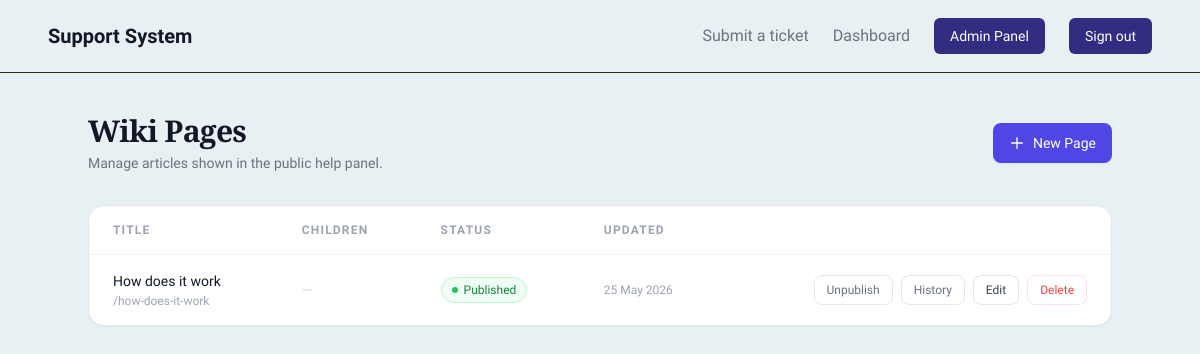
Page /wiki/ (signed in) on the committed database.
### models/wiki.py (models this page shows)
class WikiPage(db.Model):
    __tablename__ = 'wiki_pages'
    id = db.Column(db.Integer, primary_key=True)
    title = db.Column(db.String(200), nullable=False)
    slug = db.Column(db.String(200), unique=True, nullable=False)
    body = db.Column(db.Text, nullable=False)
    parent_id = db.Column(db.Integer, db.ForeignKey('wiki_pages.id'), nullable=True)
    created_by = db.Column(db.Integer, db.ForeignKey('users.id'), nullable=False)
    updated_by = db.Column(db.Integer, db.ForeignKey('users.id'), nullable=True)
    created_at = db.Column(db.DateTime, default=datetime.utcnow)
    updated_at = db.Column(db.DateTime, default=datetime.utcnow, onupdate=datetime.utcnow)
    is_published = db.Column(db.Boolean, default=False)
    children = db.relationship('WikiPage', backref=db.backref('parent', remote_side=[id]), lazy=True)
    history = db.relationship('WikiPageHistory', backref='page', lazy=True)

### routes/wiki.py (the view)
@wiki_bp.route('/')
@login_required
@require_permission('Wiki', 'can_view')
def index():
    pages = WikiPage.query.filter_by(parent_id=None).order_by(WikiPage.title).all()
    return render_template('wiki/index.html', pages=pages)

### app.py (called while the page is built)
@app.after_request
def add_no_cache(response):
    response.headers['Cache-Control'] = 'no-cache, no-store, must-revalidate'
    response.headers['Pragma'] = 'no-cache'
    response.headers['Expires'] = '0'
    return response

### routes/wiki.py (called while the page is built)
@wiki_bp.context_processor
def wiki_permissions():
    if not current_user.is_authenticated:
        return dict(wiki_perm=None)
    if current_user.is_superadmin:
        class _All:
            can_view = can_create = can_edit = can_delete = True
        return dict(wiki_perm=_All())
    perm = UserPermission.query.filter_by(
        user_id=current_user.id, module='Wiki'
    ).first()
    return dict(wiki_perm=perm)

### templates/wiki/index.html (shortened to what this page needs)
{% extends "base.html" %}
{% block content %}
<div class="min-h-screen py-10 px-4 sm:px-6 lg:px-8">
  <div class="max-w-5xl mx-auto">
    <div class="flex items-center justify-between mb-8">
      <div>
        <h1 class="text-3xl font-bold font-serif text-gray-900 tracking-tight">Wiki Pages</h1>
        <p class="mt-1 text-sm text-gray-500">Manage articles shown in the public help panel.</p>
      </div>
      {% if wiki_perm and wiki_perm.can_create %}
        <a href="{{ url_for('wiki.create') }}"
           class="inline-flex items-center gap-2 bg-indigo-600 hover:bg-indigo-700 text-white text-sm font-medium px-4 py-2.5 rounded-lg transition shadow-sm">
          <svg class="w-4 h-4" fill="none" stroke="currentColor" viewBox="0 0 24 24">
            <path stroke-linecap="round" stroke-linejoin="round" stroke-width="2" d="M12 4v16m8-8H4"/>
          </svg>
          New Page
        </a>
      {% endif %}
    </div>
    {% if pages %}
      <div class="bg-white border border-gray-200 rounded-2xl shadow-sm overflow-hidden">
        <table class="w-full text-sm">
          <thead>
            <tr class="border-b border-gray-100 text-xs uppercase tracking-widest text-gray-400">
              <th class="text-left px-6 py-4 font-semibold">Title</th>
              <th class="text-left px-6 py-4 font-semibold">Children</th>
              <th class="text-left px-6 py-4 font-semibold">Status</th>
              <th class="text-left px-6 py-4 font-semibold">Updated</th>
              <th class="px-6 py-4"></th>
            </tr>
          </thead>
          <tbody class="divide-y divide-gray-50">
            {% for page in pages %}
              <tr class="hover:bg-gray-50 transition">
                <td class="px-6 py-4">
                  <p class="font-medium text-gray-900">{{ page.title }}</p>
                  <p class="text-xs text-gray-400 mt-0.5">/{{ page.slug }}</p>
                </td>
                <td class="px-6 py-4 text-gray-500">
                  {% set pub_children = page.children | selectattr('is_published') | list %}
                  {% if page.children %}
                    <span class="text-gray-700">{{ page.children | length }}</span>
                    <span class="text-gray-400 text-xs ml-1">({{ pub_children | length }} published)</span>
                  {% else %}
                    <span class="text-gray-300">—</span>
                  {% endif %}
                </td>
                <td class="px-6 py-4">
                  {% if page.is_published %}
                    <span class="inline-flex items-center gap-1.5 px-2.5 py-1 rounded-full text-xs font-medium bg-green-50 text-green-700 border border-green-200">
                      <span class="w-1.5 h-1.5 rounded-full bg-green-500"></span> Published
                    </span>
                  {% else %}
                    <span class="inline-flex items-center gap-1.5 px-2.5 py-1 rounded-full text-xs font-medium bg-gray-100 text-gray-500 border border-gray-200">
                      <span class="w-1.5 h-1.5 rounded-full bg-gray-400"></span> Draft
                    </span>
                  {% endif %}
                </td>
                <td class="px-6 py-4 text-gray-400 text-xs">
                  {{ page.updated_at.strftime('%d %b %Y') if page.updated_at else '—' }}
                </td>
                <td class="px-6 py-4">
                  <div class="flex items-center justify-end gap-2">
                    {% if wiki_perm and wiki_perm.can_edit %}
                      <form method="POST" action="{{ url_for('wiki.toggle_publish', page_id=page.id) }}">
                        <button type="submit"
                          class="text-xs px-3 py-1.5 rounded-lg border transition
                            {% if page.is_published %}border-gray-200 text-gray-500 hover:bg-gray-50
                            {% else %}border-indigo-200 text-indigo-600 hover:bg-indigo-50{% endif %}">
                          {{ 'Unpublish' if page.is_published else 'Publish' }}
                        </button>
                      </form>
                    {% endif %}
                    <a href="{{ url_for('wiki.history', page_id=page.id) }}"
                       class="text-xs px-3 py-1.5 rounded-lg border border-gray-200 text-gray-500 hover:bg-gray-50 transition">
                      History
                    </a>
                    {% if wiki_perm and wiki_perm.can_edit %}
                      <a href="{{ url_for('wiki.edit', page_id=page.id) }}"
                         class="text-xs px-3 py-1.5 rounded-lg border border-gray-200 text-gray-700 hover:bg-gray-50 transition">
                        Edit
                      </a>
                    {% endif %}
                    {% if wiki_perm and wiki_perm.can_delete %}
                      <form method="POST" action="{{ url_for('wiki.delete', page_id=page.id) }}"
                            onsubmit="return confirm('Delete \'{{ page.title }}\'? This cannot be undone.')">
                        <button type="submit"
                          class="text-xs px-3 py-1.5 rounded-lg border border-red-100 text-red-500 hover:bg-red-50 transition">
                          Delete
                        </button>
                      </form>
                    {% endif %}
                  </div>
                </td>
              </tr>
            {% endfor %}
          </tbody>
        </table>
      </div>
    {% endif %}
  </div>
</div>
{% endblock %}

### templates/base.html (style rules this page uses)
body { background: #e7f1f3; }

### rows in the picture
WikiPage: title "How does it work", slug "how-does-it-work", shows "Published", updated_at "25 May 2026", is_published "Unpublish"
